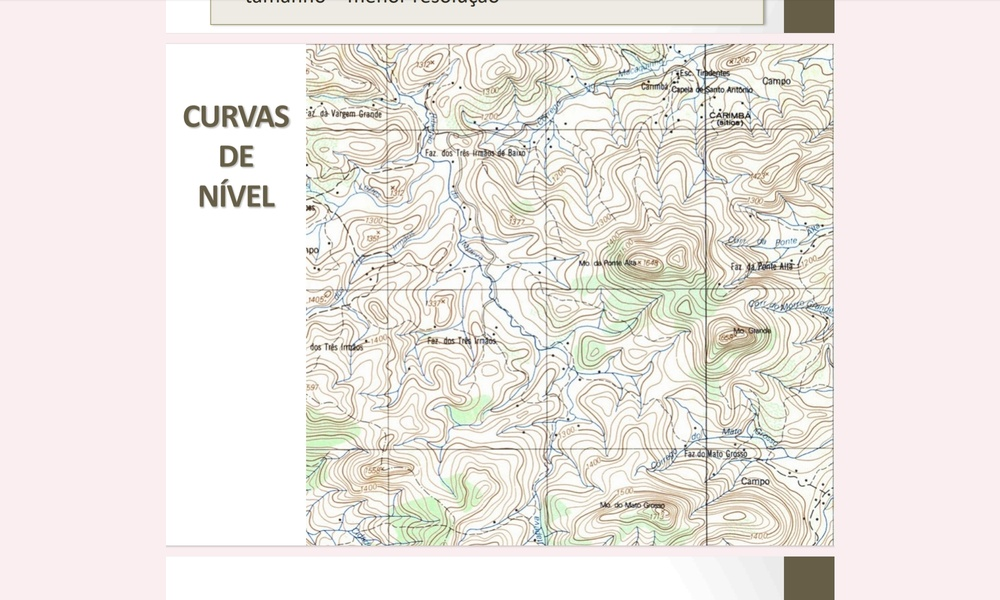
#> input picture Malu.jpg, 1000 x 600 px, shrunk from 2000 x 1200 before the run
$ python blackph.py
#> lines starting #> are read from the running program, lines starting #| are printed output that depends on the picture
from PIL import Image

def converter_para_preto_e_branco(caminho_imagem):
#> called with caminho_imagem = 'Malu.jpg'
    imagem = Image.open(caminho_imagem)
#> imagem is the input picture: PIL image 1000x600 RGB; mean R, G, B 237.5, 232.2, 227.8
    imagem_pb = imagem.convert("L")
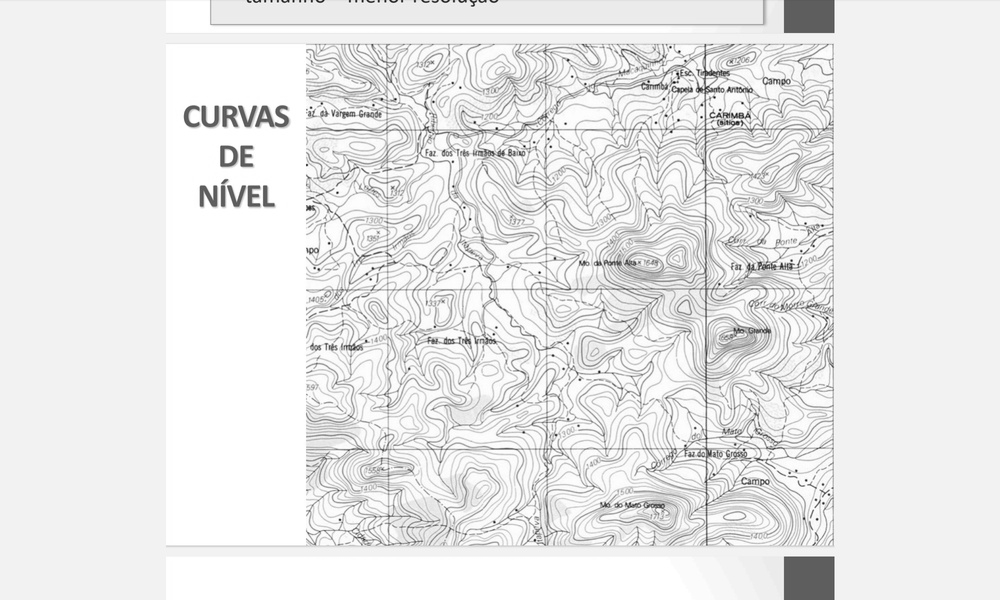
#> imagem_pb: PIL image 1000x600 L; min 1, max 255, mean 233.3
    imagem_pb.save("imagem_pb.jpg")

caminho_imagem = "Malu.jpg"
converter_para_preto_e_branco(caminho_imagem)
